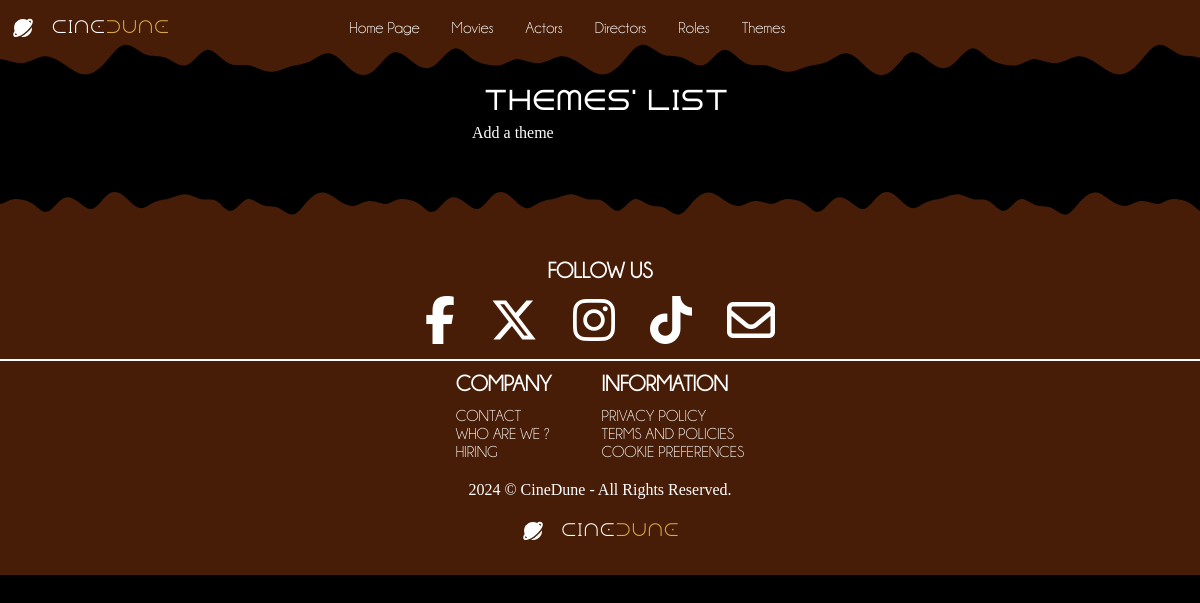
/index.php?action=listThemes, run on an earlier commit of the app's database.
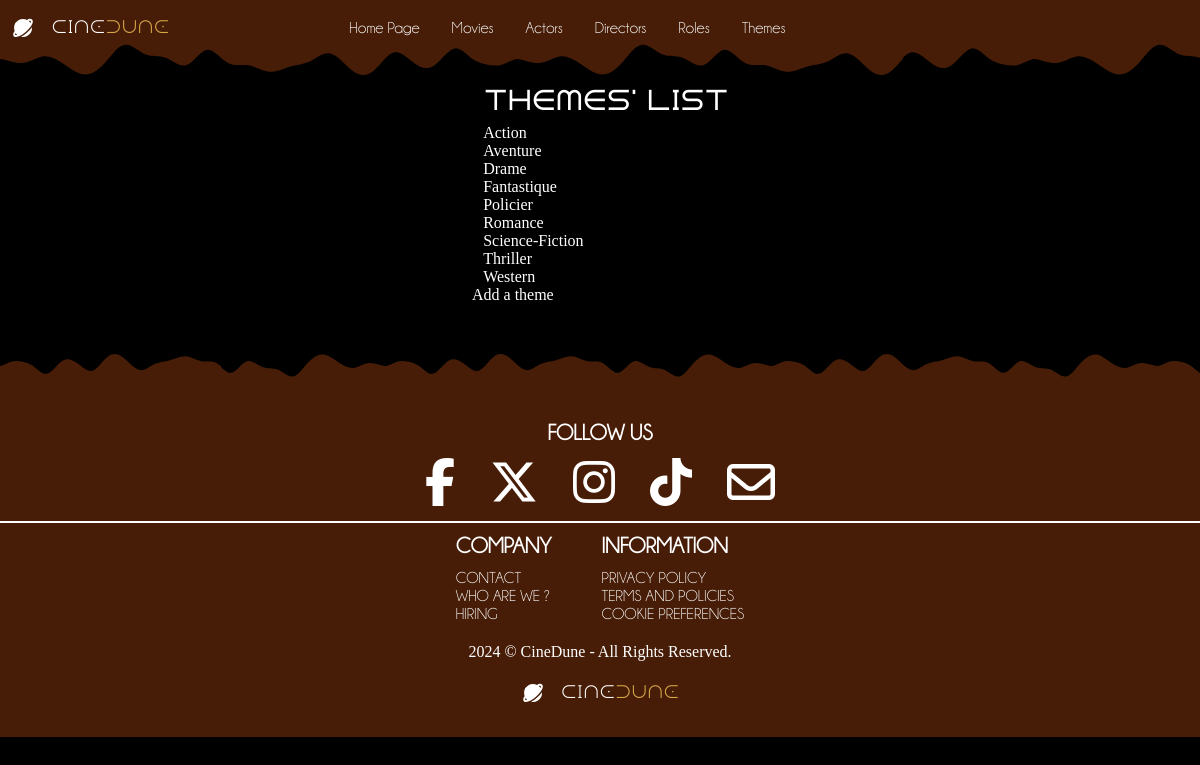
And on a later commit of the database.
### tables this page shows
CREATE TABLE IF NOT EXISTS `theme` (
  `idTheme` int NOT NULL AUTO_INCREMENT,
  `typeName` varchar(100) NOT NULL,
  PRIMARY KEY (`idTheme`)
);

### controller/ThemeController.php (called while the page is built, shortened)
<?php
class ThemeController
{
    public function listThemes(): void
    {
        $pdo = Connect::toLogIn();
        $requestThemes = $pdo->query("
            SELECT theme.idTheme, theme.typeName
            FROM theme
            ORDER BY typeName
        ");
        require "view/themes/listThemes.php";
    }
}

### view/themes/listThemes.php (the view, shortened to what this page needs)
<?php ob_start();
$themes = $requestThemes->fetchAll();
?>
<section class="listThemes section" id="listRoles">
    <div class="listThemes__container container">
        <?php
        foreach ($themes as $theme) {
        ?>
            <a href="index.php?action=themeDetails&id=<?= $theme["idTheme"] ?>"><?= $theme["typeName"] . "<br>" ?></a>
        <?php
        }
        ?>
    </div>
    <a href="index.php?action=addTheme">Add a theme</a>
</section>
<?php
require "view/template.php";

What changed in the data, as far as the page shows it:
added theme: typeName "Action"
added theme: typeName "Aventure"
added theme: typeName "Drame"
added theme: typeName "Fantastique"
added theme: typeName "Policier"
added theme: typeName "Romance"
added theme: typeName "Science-Fiction"
added theme: typeName "Thriller"
added theme: typeName "Western"
